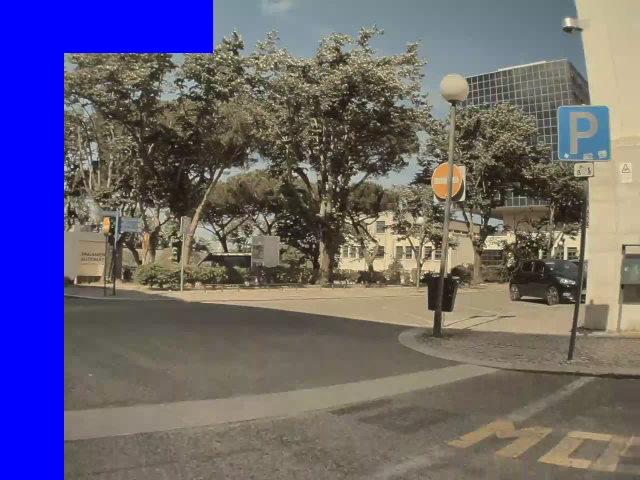
#> input picture frame 1 of left_video_masked.avi, 1280 x 960 px, given in place of 2023-04-29_16-40-01-back.mp4, which was not available (shown at 1/2 size)
$ python mask_video.py
#> lines starting #> are read from the running program, lines starting #| are printed output that depends on the picture; pictures that were not available may be replaced by others from this repository, and a replacement may not be noted
import cv2
import os
import numpy as np
import time

def horizon_mask(video_path, video_name, fps=60, codec="MJPG"):
    cap = cv2.VideoCapture(video_path)
    width = int(cap.get(cv2.CAP_PROP_FRAME_WIDTH))
    height = int(cap.get(cv2.CAP_PROP_FRAME_HEIGHT))

    fourcc = cv2.VideoWriter_fourcc(*codec)
    video = cv2.VideoWriter(video_name, fourcc, fps, (width, height))

    while cap.isOpened():
        ret, frame = cap.read()
        if not ret:
            break

        # Create a blue rectangle mask for the upper third of the frame
        mask = frame.copy()
        mask[:height // 5, :, :] = [255, 0, 0]  # Blue color

        # Replace the original frame with the mask
        frame_with_mask = frame.copy()
        frame_with_mask[:height // 5, :, :] = mask[:height // 5, :, :]

        video.write(frame_with_mask)
        cv2.imshow('Video with Mask', frame_with_mask)
        if cv2.waitKey(25) & 0xFF == ord('q'):
            break

    cap.release()
    cv2.destroyAllWindows()
    video.release()

def bumper_mask(input_video, video_name, fps=30, codec="MJPG", runtime=None):
#> called with video_name = 'video/back_video_masked_01.avi', fps = 30, codec = 'MJPG', runtime = 5
    cap = cv2.VideoCapture(input_video)
    width = int(cap.get(cv2.CAP_PROP_FRAME_WIDTH))
    height = int(cap.get(cv2.CAP_PROP_FRAME_HEIGHT))

    # Reduce frame size to 720p resolution
    new_width = 1280
    new_height = 720

    fourcc = cv2.VideoWriter_fourcc(*codec)
    video = cv2.VideoWriter(video_name, fourcc, fps, (new_width, new_height))

    # Calculate the center and axes of the ellipse
    center = (new_width // 2, new_height // 2)
    axes = (new_width // 2, new_height*3 // 8)

    start_time = time.time()
    while cap.isOpened():
        ret, frame = cap.read()
#> frame is the input picture: shape (960, 1280, 3); mean B, G, R 117.2, 98.9, 104.2
        if not ret:
            break

        # Resize the frame to 720p resolution
        frame = cv2.resize(frame, (new_width, new_height))
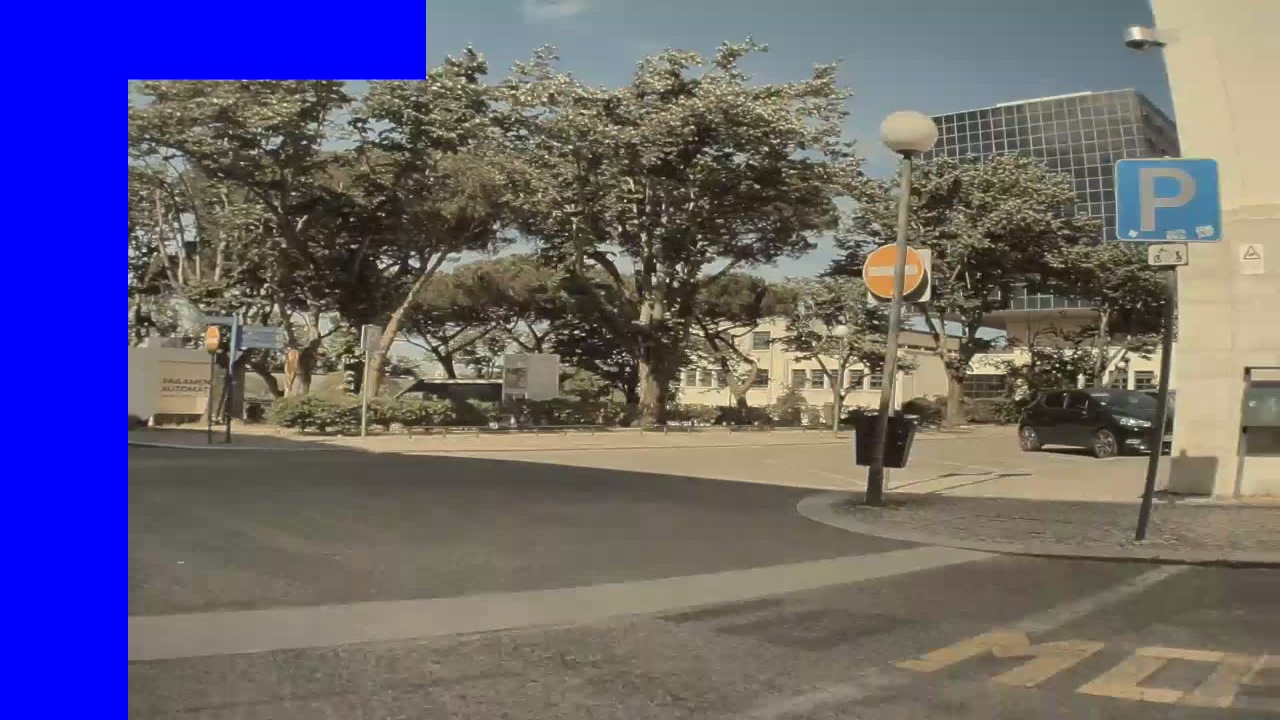
#> frame: shape (720, 1280, 3); mean B, G, R 117.2, 98.9, 104.2

        # Create a blue mask with the same size as the frame
        mask = np.zeros_like(frame)
        mask[:, :, 0] = 255  # Set blue channel to 255

        # Draw an ellipse on the mask
        cv2.ellipse(mask, center, axes, 0, 0, 360, (255, 255, 255), -1)
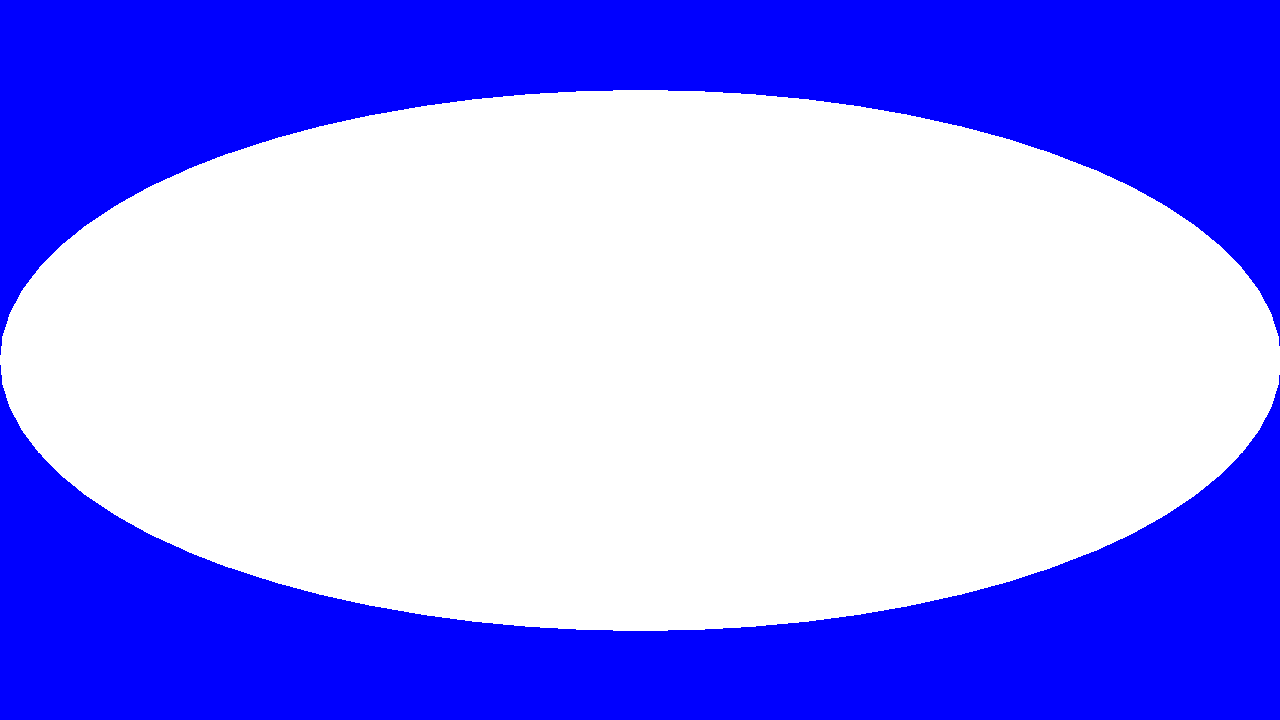
#> mask: shape (720, 1280, 3); mean of channels 0, 1, 2 255, 150.4, 150.4; drawn as B, G, R

        # Apply the mask to the frame
        frame_with_mask = cv2.bitwise_and(frame, mask)
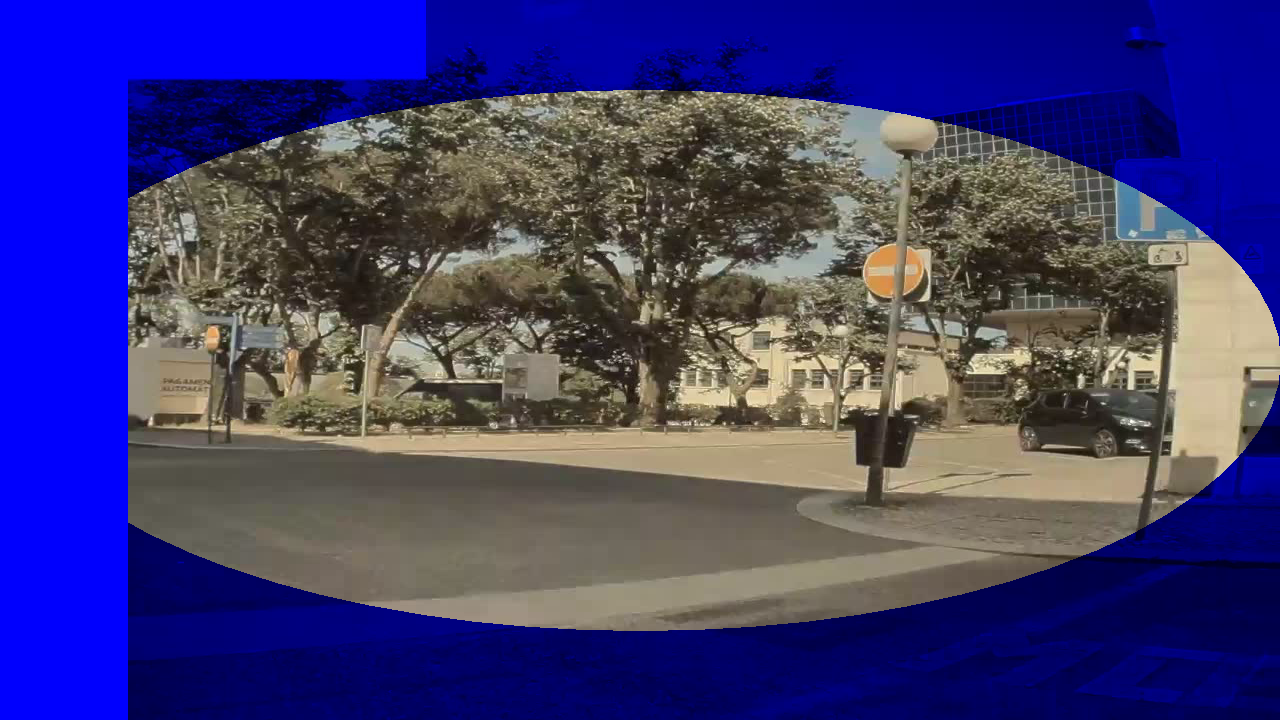
#> frame_with_mask: shape (720, 1280, 3); mean B, G, R 117.2, 59.3, 63.9

        video.write(frame_with_mask)
        cv2.imshow('BACK video with bumper mask', frame_with_mask)
        if cv2.waitKey(25) & 0xFF == ord('q') or (time is not None and time.time() - start_time >= runtime):
#> (key q is pressed here)
            break

    cap.release()
    cv2.destroyAllWindows()
    video.release()

def left_mask(input_video, video_name, fps=30, codec="MJPG", runtime=None):
#> called with video_name = 'video/left_video_masked.avi', fps = 30, codec = 'MJPG', runtime = 5
    cap = cv2.VideoCapture(input_video)
    width = int(cap.get(cv2.CAP_PROP_FRAME_WIDTH))
    height = int(cap.get(cv2.CAP_PROP_FRAME_HEIGHT))

    fourcc = cv2.VideoWriter_fourcc(*codec)
    video = cv2.VideoWriter(video_name, fourcc, fps, (width, height))

    start_time = time.time()
    while cap.isOpened():
        ret, frame = cap.read()
        if not ret:
            break

        # Create a blue rectangle mask for the left side of the frame
        mask = frame.copy()
        mask[:, :width // 10, :] = [255, 0, 0]  # Blue color
#> mask: shape (960, 1280, 3)

        # Add a small rectangle at the top left corner
        rect_width = width // 3
        rect_height = height // 9
        mask[:rect_height, :rect_width, :] = [255, 0, 0]  # Blue color
#> mask: shape (960, 1280, 3); mean B, G, R 117.3, 98.9, 104.2

        # Replace the original frame with the mask
        frame_with_mask = frame.copy()
        frame_with_mask[:, :width // 2, :] = mask[:, :width // 2, :]

        video.write(frame_with_mask)
        cv2.imshow('LEFT video with mask', frame_with_mask)
        if cv2.waitKey(25) & 0xFF == ord('q') or (time is not None and time.time() - start_time >= runtime):
#> (key q is pressed here)
            break

    cap.release()
    cv2.destroyAllWindows()
    video.release()

def right_mask(input_video, video_name, fps=30, codec="MJPG", runtime=None):
#> called with video_name = 'video/right_video_masked.avi', fps = 30, codec = 'MJPG', runtime = 5
    cap = cv2.VideoCapture(input_video)
    width = int(cap.get(cv2.CAP_PROP_FRAME_WIDTH))
    height = int(cap.get(cv2.CAP_PROP_FRAME_HEIGHT))

    fourcc = cv2.VideoWriter_fourcc(*codec)
    video = cv2.VideoWriter(video_name, fourcc, fps, (width, height))

    start_time = time.time()
    while cap.isOpened():
        ret, frame = cap.read()
        if not ret:
            break

        # Create a blue rectangle mask for the right side of the frame
        mask = frame.copy()
        mask[:, -width // 10:, :] = [255, 0, 0]  # Blue color

        # Add a small rectangle at the top right corner
        rect_width = width // 3
        rect_height = height // 9
        mask[:rect_height, -rect_width:, :] = [255, 0, 0]  # Blue color
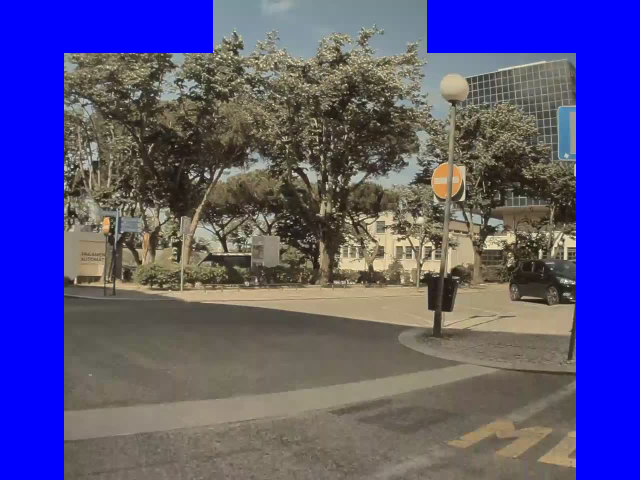
#> mask: shape (960, 1280, 3) (shown at 1/2 size); mean B, G, R 133.2, 80.7, 85.6

        # Replace the original frame with the mask
        frame_with_mask = frame.copy()
        frame_with_mask[:, -width // 2:, :] = mask[:, -width // 2:, :]

        video.write(frame_with_mask)
        cv2.imshow('RIGHT video with mask', frame_with_mask)
        if cv2.waitKey(25) & 0xFF == ord('q') or (time is not None and time.time() - start_time >= runtime):
#> (key q is pressed here)
            break

    cap.release()
    cv2.destroyAllWindows()
    video.release()

video_paths = ["video\TESLA_IST_ORIGINAL\TESLA_IST_ORIGINAL\\2023-04-29_16-40-01-back.mp4",
               "video\TESLA_IST_ORIGINAL\TESLA_IST_ORIGINAL\\2023-04-29_16-40-01-front.mp4",
               "video\TESLA_IST_ORIGINAL\TESLA_IST_ORIGINAL\\2023-04-29_16-40-01-left_repeater.mp4",
               "video\TESLA_IST_ORIGINAL\TESLA_IST_ORIGINAL\\2023-04-29_16-40-01-right_repeater.mp4"]

bumper_mask(video_paths[0], "video/back_video_masked_01.avi", runtime=5)
# front_masked = front video does not need masking.
left_mask(video_paths[2], "video/left_video_masked.avi", runtime=5)
right_mask(video_paths[3], "video/right_video_masked.avi", runtime=5)

"""
#  Example usage:
input_video = "video\TESLA_IST_ORIGINAL\TESLA_IST_ORIGINAL\\2023-04-29_16-40-01-left_repeater.mp4"
video_name = "example_video_with_mask.avi"
left_mask(input_video, video_name, time=3)  # Save 3 seconds of video
"""

$ run again, starting later in the video
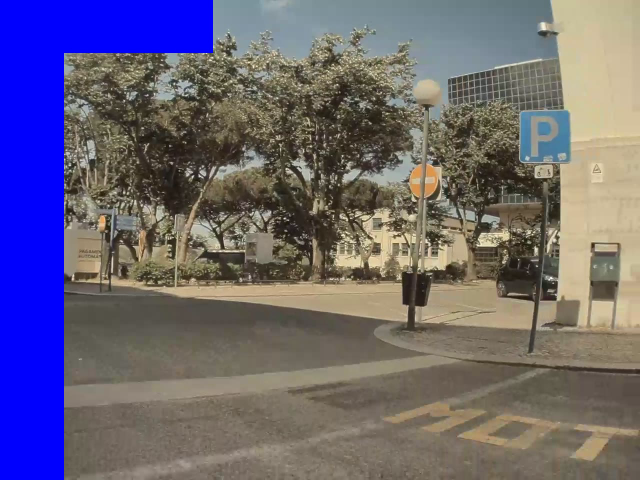
#> input picture frame 5 of left_video_masked.avi, 1280 x 960 px, given in place of 2023-04-29_16-40-01-back.mp4, which was not available (shown at 1/2 size)
#> in bumper_mask, frame is the input picture: shape (960, 1280, 3); mean B, G, R 118.9, 101.1, 107
#> frame: shape (720, 1280, 3)
#> in bumper_mask, `frame_with_mask = cv2.bitwise_and(frame, mask)`:
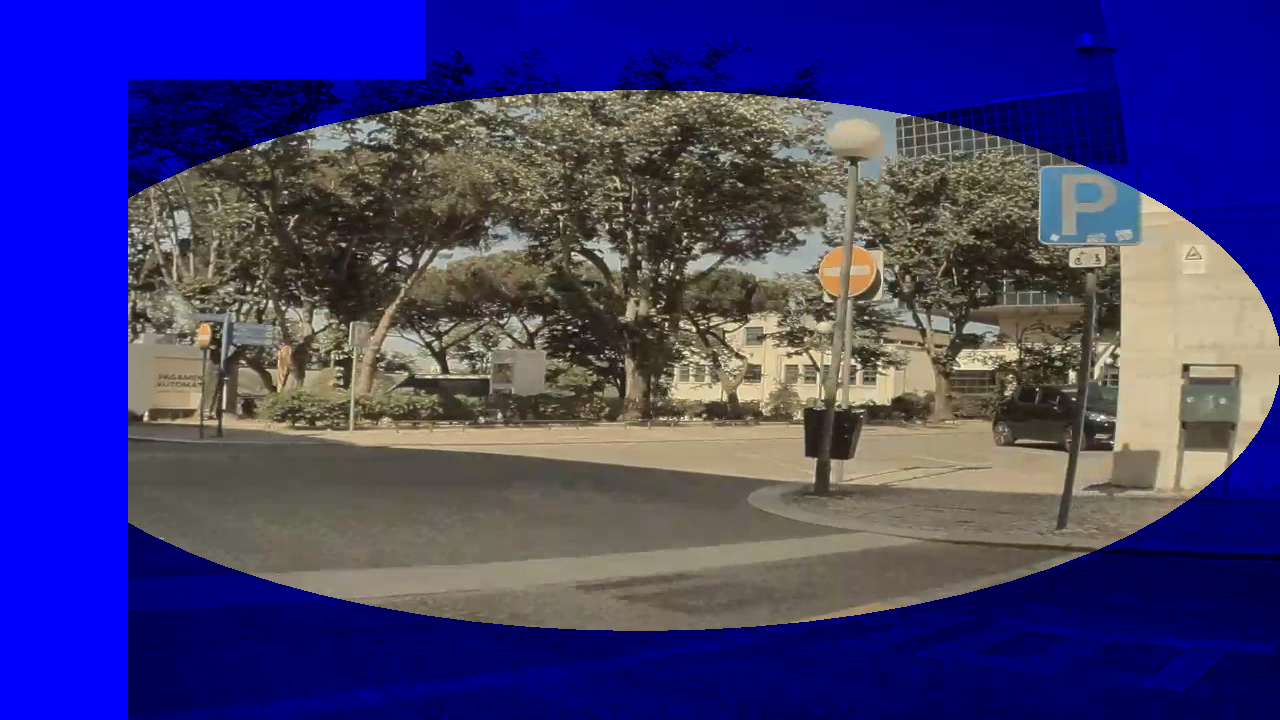
#> frame_with_mask: shape (720, 1280, 3); mean B, G, R 118.9, 60.4, 65
#> in right_mask, `mask[:rect_height, -rect_width:, :] = [255, 0, 0]`:
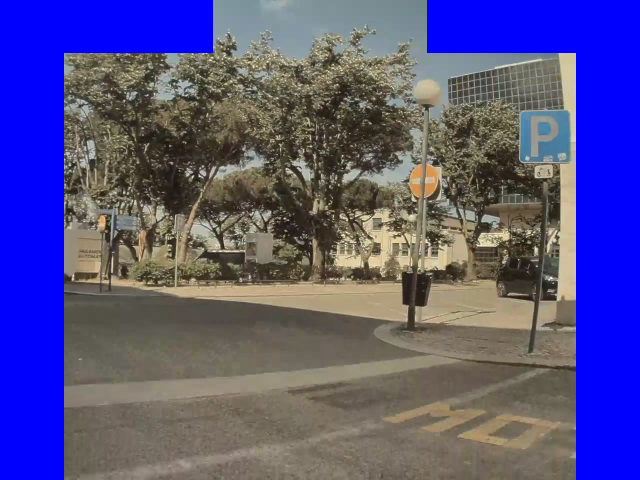
#> mask: shape (960, 1280, 3) (shown at 1/2 size); mean B, G, R 134.4, 81.7, 86.7

$ run again, starting later in the video
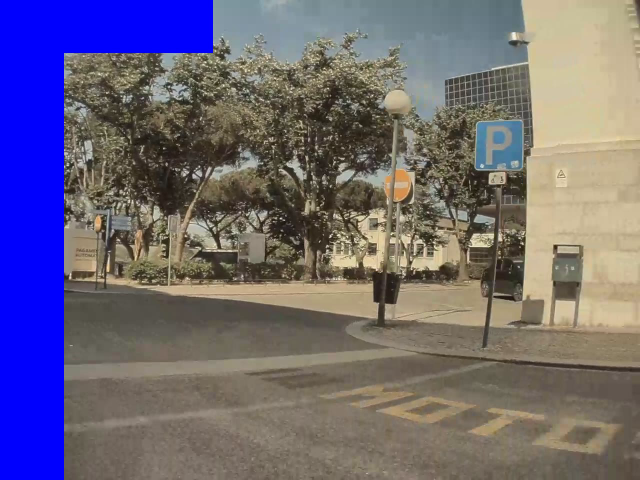
#> input picture frame 10 of left_video_masked.avi, 1280 x 960 px, given in place of 2023-04-29_16-40-01-back.mp4, which was not available (shown at 1/2 size)
#> in bumper_mask, frame is the input picture: shape (960, 1280, 3); mean B, G, R 121, 103.7, 110.4
#> frame: shape (720, 1280, 3)
#> in bumper_mask, `frame_with_mask = cv2.bitwise_and(frame, mask)`:
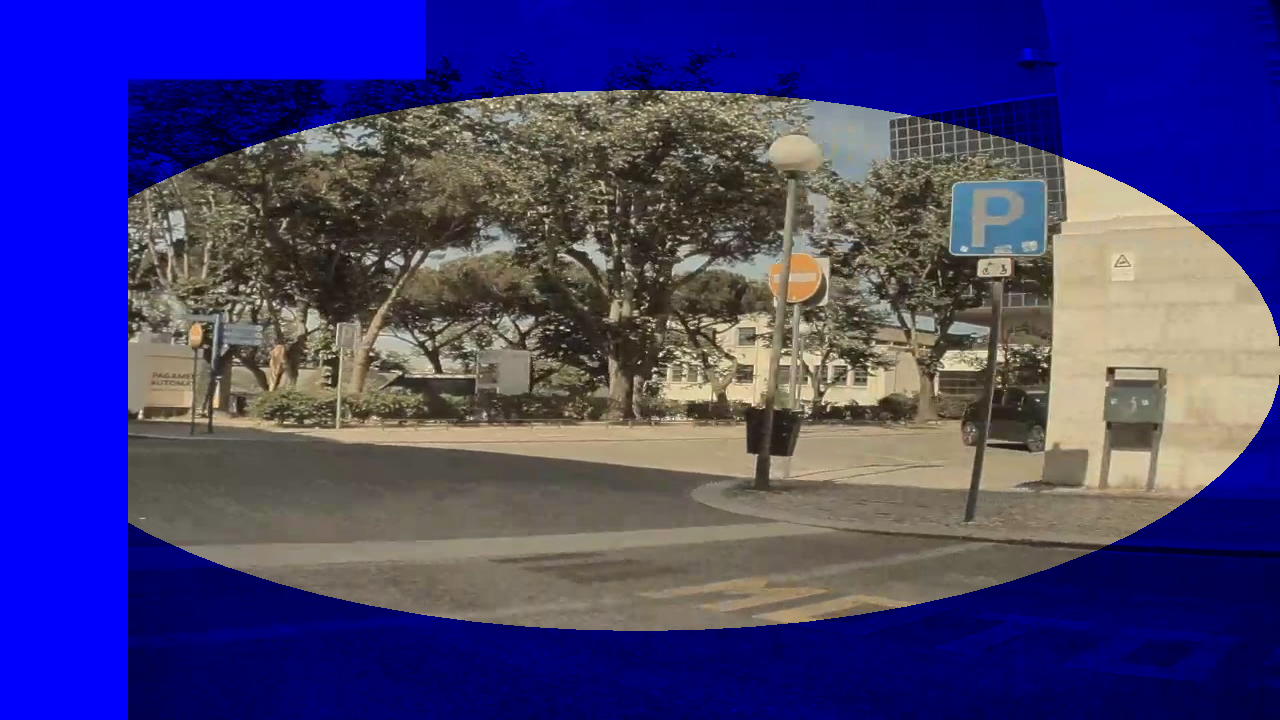
#> frame_with_mask: shape (720, 1280, 3); mean B, G, R 121, 62.7, 67.7
#> in right_mask, `mask[:rect_height, -rect_width:, :] = [255, 0, 0]`:
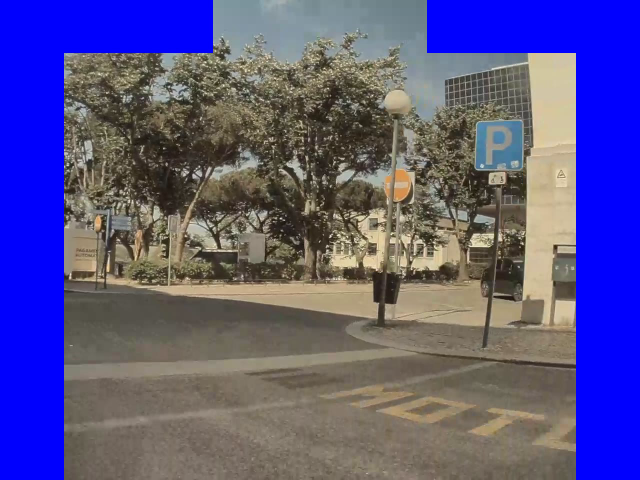
#> mask: shape (960, 1280, 3) (shown at 1/2 size); mean B, G, R 136.5, 84.1, 89.5
